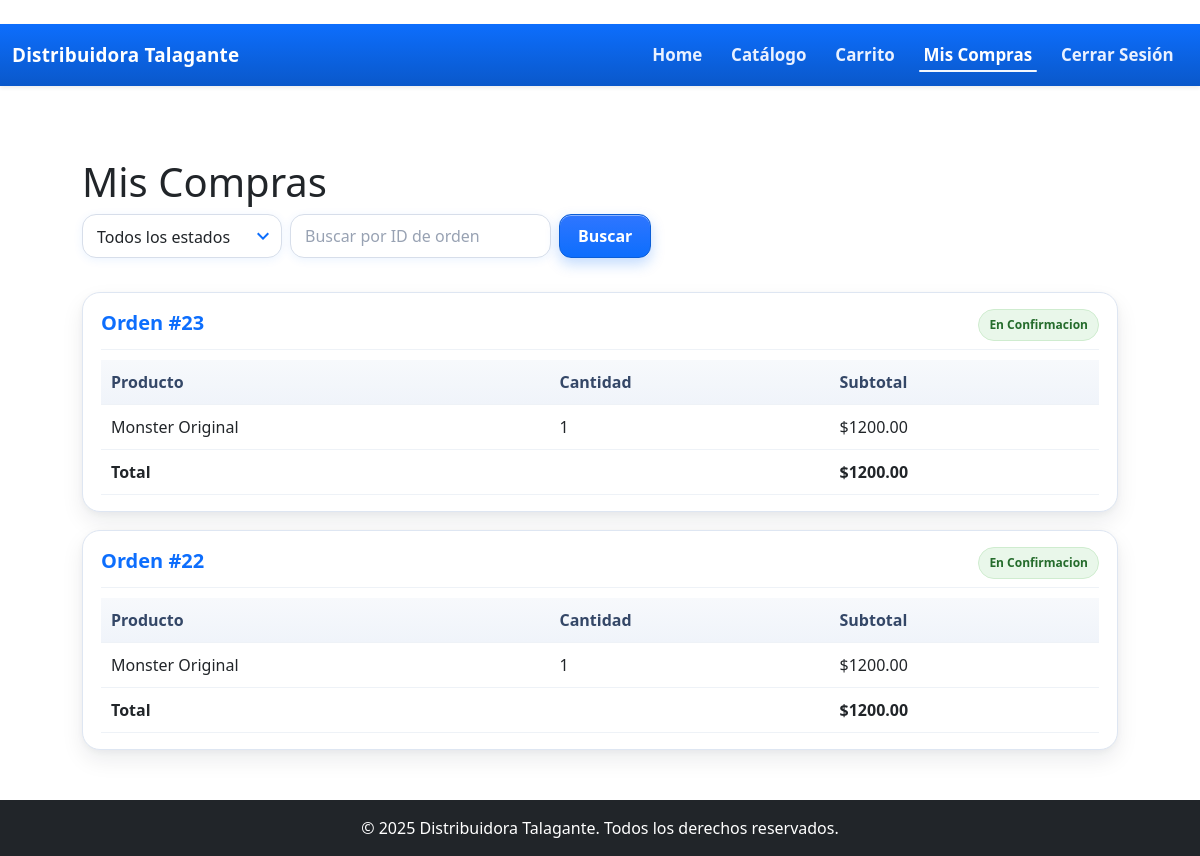
/mis-compras/ (signed in), run on the app's committed database.
### core/models.py (models this page shows, shortened)
class Orden(models.Model):
    ESTADOS = [
        ('pendiente', 'Pendiente de Pago'),
        ('confirmacion', 'En Confirmacion'),
        ('preparacion', 'En Preparacion'),
        ('despacho', 'En Despacho/Listo para Retiro'),
        ('cancelado', 'Cancelado'),
    ]
    METODOS_PAGO = [
        ('transferencia', 'Transferencia Bancaria'),
        ('efectivo', 'Pago en Efectivo (Retiro)'),
    ]
    usuario = models.ForeignKey(User, on_delete=models.CASCADE)
    fecha = models.DateTimeField(auto_now_add=True)
    estado = models.CharField(max_length=20, choices=ESTADOS, default='pendiente')
    total = models.DecimalField(max_digits=10, decimal_places=2)
    metodo_pago = models.CharField(max_length=20, choices=METODOS_PAGO, default='transferencia')
    instrucciones_transferencia = models.TextField(default="Realice transferencia a Cuenta XYZ y envie comprobante.")
    ccomprobante = models.TextField(blank=True, null=True, help_text="Nota o enlace a comprobante de transferencia (opcional).")

class ItemOrden(models.Model):
    orden = models.ForeignKey(Orden, on_delete=models.CASCADE)
    producto = models.ForeignKey(Producto, on_delete=models.CASCADE)
    cantidad = models.IntegerField()
    precio = models.DecimalField(max_digits=10, decimal_places=2)

class Producto(models.Model):
    nombre = models.CharField(max_length=100)
    precio = models.DecimalField(max_digits=10, decimal_places=2, validators=[MinValueValidator(0)])
    categoria = models.CharField(max_length=50)
    stock = models.IntegerField(default=0, validators=[MinValueValidator(0)])
    fecha_vencimiento = models.DateField(null=True, blank=True)
    imagen = models.ImageField(upload_to='productos/', blank=True)
    activo = models.BooleanField(default=True)

### core/views.py (the view)
# urls.py: path('mis-compras/', views.mis_compras, name='mis_compras'),
@login_required
def mis_compras(request):
    ordenes = (
        Orden.objects.filter(usuario=request.user)
        .select_related("usuario")
        .prefetch_related("itemorden_set__producto")
        .order_by("-fecha")
    )
    estado = request.GET.get("estado")
    if estado and estado in dict(Orden.ESTADOS):
        ordenes = ordenes.filter(estado=estado)
    q = request.GET.get("q")
    if q:
        if q.isdigit():
            ordenes = ordenes.filter(id=int(q))
    for orden in ordenes:
        for item in orden.itemorden_set.all():
            item.subtotal = item.cantidad * item.precio
    ctx = {
        "ordenes": ordenes,
        "ESTADOS": Orden.ESTADOS,
    }
    return render(request, 'core/mis_compras.html', ctx)

### core/templates/core/mis_compras.html (shortened to what this page needs)
{% extends 'core/base.html' %}
{% load static %}
{% block content %}
    <div class="mis-compras container mt-3">
        <h1>Mis Compras</h1>
        <div class="filters">
            <form method="get" class="d-flex gap-2">
                <select name="estado" class="form-select" onchange="this.form.submit()">
                    <option value="">Todos los estados</option>
                </select>
                <input type="text" name="q" value="{{ request.GET.q }}" class="form-control" placeholder="Buscar por ID de orden">
                <button type="submit" class="btn">Buscar</button>
            </form>
        </div>
        {% if ordenes %}
            {% for orden in ordenes %}
                <article class="order-card">
                    <div class="order-head">
                        <h2>Orden #{{ orden.id }}</h2>
                        <span class="badge {% if orden.estado == 'pendiente' %}badge-pend{% elif orden.estado == 'confirmado' %}badge-pago{% elif orden.estado == 'despacho' %}badge-envi{% else %}badge-entr{% endif %}">
                            {{ orden.get_estado_display }}
                        </span>
                    </div>
                    <table>
                        <thead>
                            <tr>
                                <th>Producto</th>
                                <th>Cantidad</th>
                                <th>Subtotal</th>
                            </tr>
                        </thead>
                        <tbody>
                            {% for item in orden.itemorden_set.all %}
                                <tr>
                                    <td>{{ item.producto.nombre }}</td>
                                    <td>{{ item.cantidad }}</td>
                                    <td>${{ item.subtotal|floatformat:2 }}</td>
                                </tr>
                            {% empty %}
                                <tr><td colspan="3">No hay ítems en esta orden</td></tr>
                            {% endfor %}
                        </tbody>
                        <tfoot>
                            <tr>
                                <td colspan="2">Total</td>
                                <td>${{ orden.total|floatformat:2 }}</td>
                            </tr>
                        </tfoot>
                    </table>
                </article>
            {% endfor %}
        {% else %}
            <p>No tienes compras registradas. <a href="{% url 'catalogo' %}" class="btn btn-primary">Ir al catálogo</a></p>
        {% endif %}
    </div>
{% endblock %}

### static/core/css/style.css (style rules this page uses)
:root { --bg:#0b0d10; --card:#14181d; --muted:#9aa4b2; --text:#e7eef7; --accent:#0d6efd; --radius:18px; --shadow:0 10px 24px rgba(0,0,0,.12); --nav-h:62px; }
body,input,select,button,table,.btn,.badge { font-family:system-ui,-apple-system,"Segoe UI",Roboto,"Helvetica Neue",Arial,"Noto Sans","Liberation Sans","Apple Color Emoji","Segoe UI Emoji","Segoe UI Symbol","Noto Color Emoji",sans-serif; line-height:1.5; }
.container { max-width:1100px;margin:0 auto;padding:16px }
.btn { appearance:none;border:1px solid transparent;border-radius:10px;padding:10px 14px;font-weight:600;cursor:pointer;transition:.2s ease }
body.site { min-height:100vh;display:flex;flex-direction:column; }
.mis-compras .filters { display:flex; gap:12px; flex-wrap:wrap; align-items:center; }
.mis-compras .filters input, .mis-compras .filters select { height:44px; padding:10px 14px; border-radius:14px; border:1px solid #d7deea; background:#fff; color:#212529; box-shadow:0 2px 10px rgba(13,110,253,.08); transition:border-color .2s ease, box-shadow .2s ease, background .2s ease; }
.mis-compras .filters input::placeholder { color:#98a2b3; }
.mis-compras .filters select { width:200px; max-width:100%; }
.mis-compras .filters select { -webkit-appearance:none; appearance:none; padding-right:38px; background-repeat:no-repeat; background-position:right 12px center; background-size:12px 8px; }
.mis-compras .filters button { height:44px; padding:0 18px; border-radius:12px; border:1px solid #0b5ed7; color:#fff; font-weight:600; background:linear-gradient(180deg,#2f76ff,#0d6efd); box-shadow: 0 6px 14px rgba(13,110,253,.25), 0 1px 0 rgba(255,255,255,.45) inset; transition:transform .04s ease, filter .18s ease, box-shadow .18s ease; cursor:pointer; }
.mis-compras .order-card, .mis-compras article.card, .mis-compras .order-container, .mis-compras .pedido-card { border: 1px solid #dee6f2; border-radius: 18px; background: #fff; box-shadow: 0 10px 22px rgba(16,24,40,.08), 0 2px 6px rgba(16,24,40,.04); overflow: hidden; margin: 18px 0; padding: 16px 18px; }
.mis-compras .order-card .order-head, .mis-compras article.card .card-head { display:flex; justify-content:space-between; align-items:center; padding-bottom: 8px; margin-bottom: 10px; border-bottom: 1px solid #eef2f7; }
.mis-compras .order-card h2, .mis-compras article.card h2 { margin:0 0 4px 0; font-size:20px; font-weight:700; color:#0d6efd; }
.mis-compras .order-card table, .mis-compras article.card table { width:100%; border-collapse: separate; border-spacing: 0; margin-top: 8px; }
.mis-compras .order-card thead th, .mis-compras article.card thead th { background: linear-gradient(180deg,#f7f9fc,#f0f4fa); color:#344767; font-weight:600; }
.mis-compras .order-card th, .mis-compras .order-card td, .mis-compras article.card th, .mis-compras article.card td { padding:10px; border-bottom:1px solid #eef2f7; text-align:left; }
.mis-compras .order-card tfoot td, .mis-compras article.card tfoot td { font-weight:700; }
.mis-compras .badge { padding:6px 10px; border-radius:999px; font-weight:600; }
.mis-compras .badge-entr { background:#e9f7ea; color:#256c2c; border:1px solid #cfeccf; }
.mt-3 { margin-top:18px }

### data on the page
Orden: id "23", estado "En Confirmacion", total "1200.00"
ItemOrden: producto.nombre "Monster Original", cantidad "1", subtotal "1200.00"
Orden: id "22", estado "En Confirmacion", total "1200.00"
ItemOrden: producto.nombre "Monster Original", cantidad "1", subtotal "1200.00"
